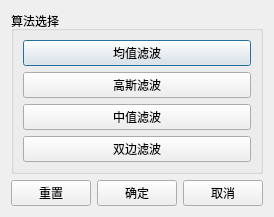
<?xml version="1.0" encoding="UTF-8"?>
<ui version="4.0">
 <class>DialogNoReduce</class>
 <widget class="QDialog" name="DialogNoReduce">
  <property name="geometry">
   <rect>
    <x>0</x>
    <y>0</y>
    <width>263</width>
    <height>198</height>
   </rect>
  </property>
  <property name="windowTitle">
   <string>图像降噪</string>
  </property>
  <layout class="QVBoxLayout" name="verticalLayout_2">
   <item>
    <widget class="QGroupBox" name="groupBox">
     <property name="title">
      <string>算法选择</string>
     </property>
     <layout class="QVBoxLayout" name="verticalLayout">
      <item>
       <widget class="QPushButton" name="pushButton_Average">
        <property name="text">
         <string>均值滤波</string>
        </property>
       </widget>
      </item>
      <item>
       <widget class="QPushButton" name="pushButton_Gaussian">
        <property name="text">
         <string>高斯滤波</string>
        </property>
       </widget>
      </item>
      <item>
       <widget class="QPushButton" name="pushButton_Median">
        <property name="text">
         <string>中值滤波</string>
        </property>
       </widget>
      </item>
      <item>
       <widget class="QPushButton" name="pushButton_Bilateral">
        <property name="text">
         <string>双边滤波</string>
        </property>
       </widget>
      </item>
     </layout>
    </widget>
   </item>
   <item>
    <layout class="QHBoxLayout" name="horizontalLayout">
     <item>
      <widget class="QPushButton" name="pushButton_reset">
       <property name="text">
        <string>重置</string>
       </property>
      </widget>
     </item>
     <item>
      <widget class="QPushButton" name="pushButton_OK">
       <property name="text">
        <string>确定</string>
       </property>
      </widget>
     </item>
     <item>
      <widget class="QPushButton" name="pushButton_Cancel">
       <property name="text">
        <string>取消</string>
       </property>
      </widget>
     </item>
    </layout>
   </item>
  </layout>
 </widget>
 <resources/>
 <connections/>
</ui>
